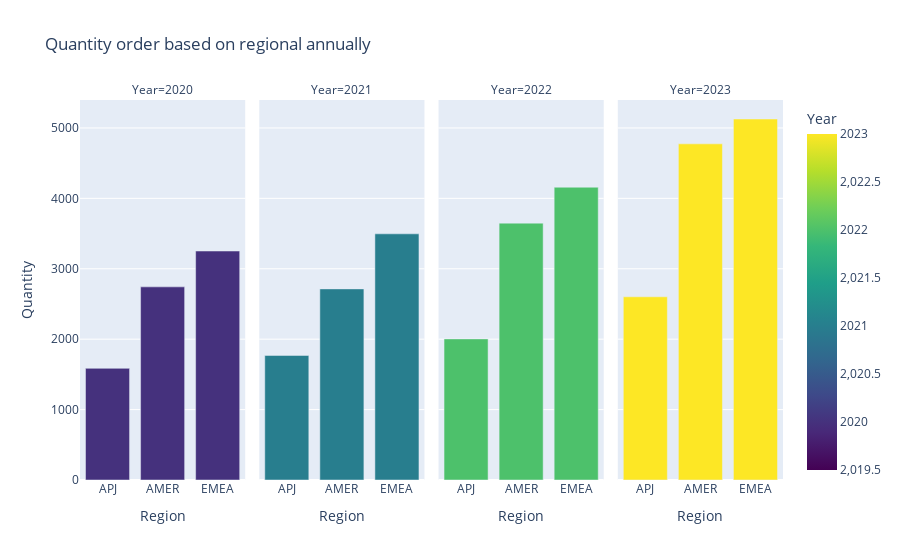

This figure's notebook cell:
### Markdown cell above
##### Geographical Analysis
This analysis is to identification and map potential customers based on their location. It can help company to make sales and operational more effective and efficient to target potential customers. We want to analyze:
* Where location (Country/Region) with largest amount of sales and profit?
* Wich location have most potential customers?

### Code cell
# Display sum of quantity order based on regional annually

Ord_quantity = df2.groupby(by=['Order Year','Region'], as_index=False).agg({
  'Quantity' : 'sum',
  'Order Id' : 'nunique'
}).sort_values(by=['Order Year','Quantity'])

# change columns name
Ord_quantity.rename(columns={
  'Order Year' : 'Year',
},inplace=True)


Ord_quantity_graph = px.bar(Ord_quantity, x='Region', y='Quantity', color='Year',
             facet_col='Year', 
             title='Quantity order based on regional annually',
             color_continuous_scale='viridis'
             )
Ord_quantity_graph.show()

### Figure 1 — Plotly figure (JSON) as saved in the notebook; plotly's stock layout.template omitted (floating-point values rounded to 4 significant figures)
{"data": [{"alignmentgroup": "True", "hovertemplate": "Year=%{marker.color}<br>Region=%{x}<br>Quantity=%{y}<extra></extra>", "legendgroup": "", "marker": {"color": [2020, 2020, 2020], "coloraxis": "coloraxis", "pattern": {"shape": ""}}, "name": "", "offsetgroup": "", "orientation": "v", "showlegend": false, "textposition": "auto", "type": "bar", "x": ["APJ", "AMER", "EMEA"], "xaxis": "x", "y": [1586, 2743, 3252], "yaxis": "y"}, {"alignmentgroup": "True", "hovertemplate": "Year=%{marker.color}<br>Region=%{x}<br>Quantity=%{y}<extra></extra>", "legendgroup": "", "marker": {"color": [2021, 2021, 2021], "coloraxis": "coloraxis", "pattern": {"shape": ""}}, "name": "", "offsetgroup": "", "orientation": "v", "showlegend": false, "textposition": "auto", "type": "bar", "x": ["APJ", "AMER", "EMEA"], "xaxis": "x2", "y": [1769, 2714, 3496], "yaxis": "y2"}, {"alignmentgroup": "True", "hovertemplate": "Year=%{marker.color}<br>Region=%{x}<br>Quantity=%{y}<extra></extra>", "legendgroup": "", "marker": {"color": [2022, 2022, 2022], "coloraxis": "coloraxis", "pattern": {"shape": ""}}, "name": "", "offsetgroup": "", "orientation": "v", "showlegend": false, "textposition": "auto", "type": "bar", "x": ["APJ", "AMER", "EMEA"], "xaxis": "x3", "y": [2004, 3648, 4158], "yaxis": "y3"}, {"alignmentgroup": "True", "hovertemplate": "Year=%{marker.color}<br>Region=%{x}<br>Quantity=%{y}<extra></extra>", "legendgroup": "", "marker": {"color": [2023, 2023, 2023], "coloraxis": "coloraxis", "pattern": {"shape": ""}}, "name": "", "offsetgroup": "", "orientation": "v", "showlegend": false, "textposition": "auto", "type": "bar", "x": ["APJ", "AMER", "EMEA"], "xaxis": "x4", "y": [2602, 4774, 5127], "yaxis": "y4"}], "layout": {"annotations": [{"font": {}, "showarrow": false, "text": "Year=2020", "x": 0.1175, "xanchor": "center", "xref": "paper", "y": 1, "yanchor": "bottom", "yref": "paper"}, {"font": {}, "showarrow": false, "text": "Year=2021", "x": 0.3725, "xanchor": "center", "xref": "paper", "y": 1, "yanchor": "bottom", "yref": "paper"}, {"font": {}, "showarrow": false, "text": "Year=2022", "x": 0.6275, "xanchor": "center", "xref": "paper", "y": 1, "yanchor": "bottom", "yref": "paper"}, {"font": {}, "showarrow": false, "text": "Year=2023", "x": 0.8825, "xanchor": "center", "xref": "paper", "y": 1, "yanchor": "bottom", "yref": "paper"}], "barmode": "relative", "coloraxis": {"colorbar": {"title": {"text": "Year"}}, "colorscale": [[0, "#440154"], [0.1111, "#482878"], [0.2222, "#3e4989"], [0.3333, "#31688e"], [0.4444, "#26828e"], [0.5556, "#1f9e89"], [0.6667, "#35b779"], [0.7778, "#6ece58"], [0.8889, "#b5de2b"], [1, "#fde725"]]}, "legend": {"tracegroupgap": 0}, "title": {"text": "Quantity order based on regional annually"}, "xaxis": {"anchor": "y", "domain": [0, 0.235], "title": {"text": "Region"}}, "xaxis2": {"anchor": "y2", "domain": [0.255, 0.49], "matches": "x", "title": {"text": "Region"}}, "xaxis3": {"anchor": "y3", "domain": [0.51, 0.745], "matches": "x", "title": {"text": "Region"}}, "xaxis4": {"anchor": "y4", "domain": [0.765, 1.0], "matches": "x", "title": {"text": "Region"}}, "yaxis": {"anchor": "x", "domain": [0, 1], "title": {"text": "Quantity"}}, "yaxis2": {"anchor": "x2", "domain": [0, 1], "matches": "y", "showticklabels": false}, "yaxis3": {"anchor": "x3", "domain": [0, 1], "matches": "y", "showticklabels": false}, "yaxis4": {"anchor": "x4", "domain": [0, 1], "matches": "y", "showticklabels": false}}}
